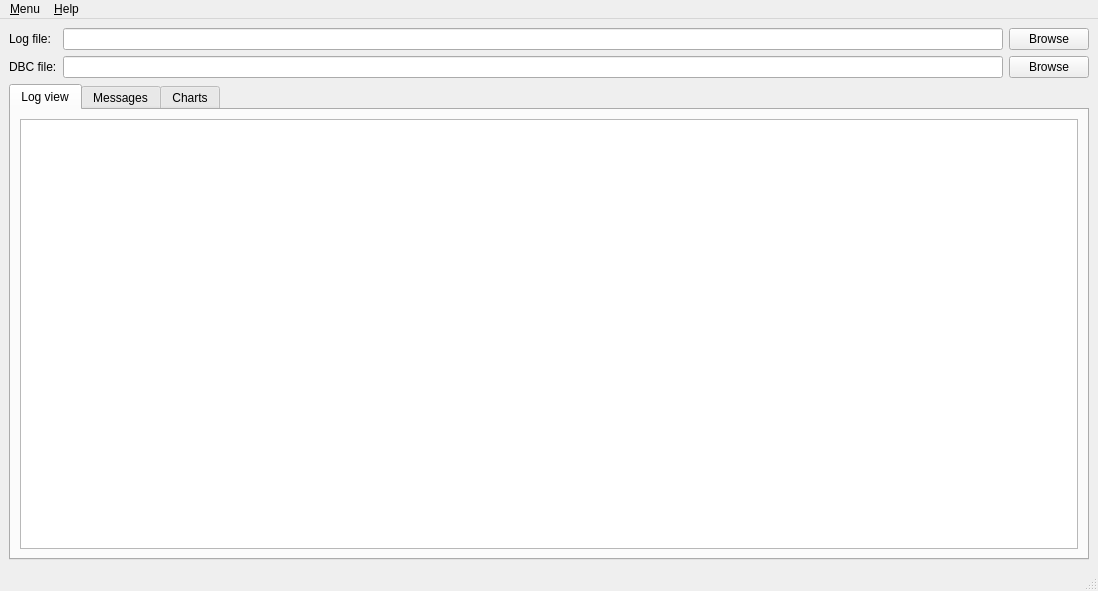
<?xml version="1.0" encoding="UTF-8"?>
<ui version="4.0">
 <class>MainWindow</class>
 <widget class="QMainWindow" name="MainWindow">
  <property name="geometry">
   <rect>
    <x>0</x>
    <y>0</y>
    <width>1098</width>
    <height>591</height>
   </rect>
  </property>
  <property name="windowTitle">
   <string>CanTracer</string>
  </property>
  <widget class="QWidget" name="centralwidget">
   <layout class="QVBoxLayout" name="verticalLayout_5">
    <item>
     <layout class="QGridLayout" name="gridLayout_2">
      <item row="1" column="2">
       <widget class="QPushButton" name="btnOpen">
        <property name="toolTip">
         <string>&lt;html&gt;&lt;head/&gt;&lt;body&gt;&lt;p&gt;Select a log file&lt;/p&gt;&lt;/body&gt;&lt;/html&gt;</string>
        </property>
        <property name="text">
         <string>Browse</string>
        </property>
       </widget>
      </item>
      <item row="2" column="2">
       <widget class="QPushButton" name="btnOpenDbc">
        <property name="toolTip">
         <string>&lt;html&gt;&lt;head/&gt;&lt;body&gt;&lt;p&gt;Select dbc files&lt;/p&gt;&lt;/body&gt;&lt;/html&gt;</string>
        </property>
        <property name="text">
         <string>Browse</string>
        </property>
       </widget>
      </item>
      <item row="1" column="0">
       <widget class="QLabel" name="label">
        <property name="text">
         <string>Log file:</string>
        </property>
       </widget>
      </item>
      <item row="2" column="1">
       <widget class="QLineEdit" name="lineDbcPath"/>
      </item>
      <item row="2" column="0">
       <widget class="QLabel" name="label_2">
        <property name="text">
         <string>DBC file:</string>
        </property>
       </widget>
      </item>
      <item row="1" column="1">
       <widget class="QLineEdit" name="lineLogPath"/>
      </item>
     </layout>
    </item>
    <item>
     <widget class="QTabWidget" name="tabWidget">
      <property name="currentIndex">
       <number>0</number>
      </property>
      <widget class="QWidget" name="tab">
       <attribute name="title">
        <string>Log view</string>
       </attribute>
       <layout class="QVBoxLayout" name="verticalLayout">
        <item>
         <widget class="QTreeView" name="tblLog">
          <property name="font">
           <font>
            <family>Monospace</family>
            <pointsize>12</pointsize>
           </font>
          </property>
         </widget>
        </item>
       </layout>
      </widget>
      <widget class="QWidget" name="tab_2">
       <attribute name="title">
        <string>Messages</string>
       </attribute>
       <layout class="QHBoxLayout" name="horizontalLayout_2">
        <item>
         <layout class="QHBoxLayout" name="horizontalLayout_3" stretch="1,2">
          <item>
           <widget class="QTreeView" name="viewMsg">
            <property name="font">
             <font>
              <family>Monospace</family>
              <pointsize>12</pointsize>
             </font>
            </property>
           </widget>
          </item>
          <item>
           <widget class="QTreeView" name="viewSignal">
            <property name="font">
             <font>
              <family>Monospace</family>
              <pointsize>12</pointsize>
             </font>
            </property>
           </widget>
          </item>
         </layout>
        </item>
       </layout>
      </widget>
      <widget class="QWidget" name="charts">
       <attribute name="title">
        <string>Charts</string>
       </attribute>
       <layout class="QHBoxLayout" name="horizontalLayout" stretch="1,4">
        <item>
         <layout class="QVBoxLayout" name="verticalLayout_2">
          <item>
           <widget class="QListView" name="viewSignalPlot">
            <property name="font">
             <font>
              <family>Monospace</family>
              <pointsize>12</pointsize>
             </font>
            </property>
           </widget>
          </item>
          <item>
           <layout class="QGridLayout" name="gridLayout">
            <item row="0" column="1">
             <widget class="QPushButton" name="btnAddXTick">
              <property name="text">
               <string>+</string>
              </property>
             </widget>
            </item>
            <item row="1" column="0">
             <widget class="QLabel" name="label_4">
              <property name="text">
               <string>Y ticks</string>
              </property>
             </widget>
            </item>
            <item row="0" column="0">
             <widget class="QLabel" name="label_3">
              <property name="text">
               <string>X ticks</string>
              </property>
             </widget>
            </item>
            <item row="2" column="0">
             <widget class="QLabel" name="label_5">
              <property name="text">
               <string>Zoom X</string>
              </property>
             </widget>
            </item>
            <item row="3" column="0">
             <widget class="QLabel" name="label_6">
              <property name="text">
               <string>Zoom Y</string>
              </property>
             </widget>
            </item>
            <item row="0" column="2">
             <widget class="QPushButton" name="btnRemXTick">
              <property name="text">
               <string>-</string>
              </property>
             </widget>
            </item>
            <item row="1" column="1">
             <widget class="QPushButton" name="btnAddYTick">
              <property name="text">
               <string>+</string>
              </property>
             </widget>
            </item>
            <item row="2" column="1">
             <widget class="QPushButton" name="btnZoomInX">
              <property name="text">
               <string>+</string>
              </property>
             </widget>
            </item>
            <item row="3" column="1">
             <widget class="QPushButton" name="btnZoomInY">
              <property name="text">
               <string>+</string>
              </property>
             </widget>
            </item>
            <item row="1" column="2">
             <widget class="QPushButton" name="btnRemYTick">
              <property name="text">
               <string>-</string>
              </property>
             </widget>
            </item>
            <item row="2" column="2">
             <widget class="QPushButton" name="btnZoomOutX">
              <property name="text">
               <string>-</string>
              </property>
             </widget>
            </item>
            <item row="3" column="2">
             <widget class="QPushButton" name="btnZoomOutY">
              <property name="text">
               <string>-</string>
              </property>
             </widget>
            </item>
           </layout>
          </item>
          <item>
           <widget class="QPushButton" name="btnResetAll">
            <property name="text">
             <string>Reset all</string>
            </property>
           </widget>
          </item>
         </layout>
        </item>
        <item>
         <widget class="QScrollArea" name="scrollArea">
          <property name="verticalScrollBarPolicy">
           <enum>Qt::ScrollBarAlwaysOn</enum>
          </property>
          <property name="horizontalScrollBarPolicy">
           <enum>Qt::ScrollBarAlwaysOn</enum>
          </property>
          <property name="widgetResizable">
           <bool>true</bool>
          </property>
          <widget class="QWidget" name="layout">
           <property name="geometry">
            <rect>
             <x>0</x>
             <y>0</y>
             <width>817</width>
             <height>400</height>
            </rect>
           </property>
           <layout class="QVBoxLayout" name="verticalLayout_4">
            <property name="spacing">
             <number>0</number>
            </property>
            <property name="leftMargin">
             <number>0</number>
            </property>
            <property name="topMargin">
             <number>0</number>
            </property>
            <property name="rightMargin">
             <number>0</number>
            </property>
            <property name="bottomMargin">
             <number>0</number>
            </property>
            <item>
             <layout class="QVBoxLayout" name="graphlayout">
              <property name="spacing">
               <number>0</number>
              </property>
              <property name="sizeConstraint">
               <enum>QLayout::SetMaximumSize</enum>
              </property>
             </layout>
            </item>
           </layout>
          </widget>
         </widget>
        </item>
       </layout>
      </widget>
     </widget>
    </item>
   </layout>
  </widget>
  <widget class="QMenuBar" name="menubar">
   <property name="geometry">
    <rect>
     <x>0</x>
     <y>0</y>
     <width>1098</width>
     <height>22</height>
    </rect>
   </property>
   <widget class="QMenu" name="menuMenu">
    <property name="title">
     <string>&amp;Menu</string>
    </property>
    <addaction name="actionOpen"/>
    <addaction name="actionOpenDbc"/>
    <addaction name="separator"/>
    <addaction name="actionClose"/>
   </widget>
   <widget class="QMenu" name="menuHelp">
    <property name="title">
     <string>&amp;Help</string>
    </property>
   </widget>
   <addaction name="menuMenu"/>
   <addaction name="menuHelp"/>
  </widget>
  <widget class="QStatusBar" name="statusbar"/>
  <action name="actionOpen">
   <property name="text">
    <string>&amp;Open log file</string>
   </property>
   <property name="shortcut">
    <string>Ctrl+O</string>
   </property>
  </action>
  <action name="actionClose">
   <property name="text">
    <string>&amp;Close</string>
   </property>
   <property name="shortcut">
    <string>Ctrl+Q</string>
   </property>
  </action>
  <action name="actionOpenDbc">
   <property name="text">
    <string>Open &amp;dbc file</string>
   </property>
   <property name="shortcut">
    <string>Ctrl+D</string>
   </property>
  </action>
 </widget>
 <resources/>
 <connections>
  <connection>
   <sender>actionClose</sender>
   <signal>triggered()</signal>
   <receiver>MainWindow</receiver>
   <slot>close()</slot>
   <hints>
    <hint type="sourcelabel">
     <x>-1</x>
     <y>-1</y>
    </hint>
    <hint type="destinationlabel">
     <x>399</x>
     <y>299</y>
    </hint>
   </hints>
  </connection>
 </connections>
</ui>
